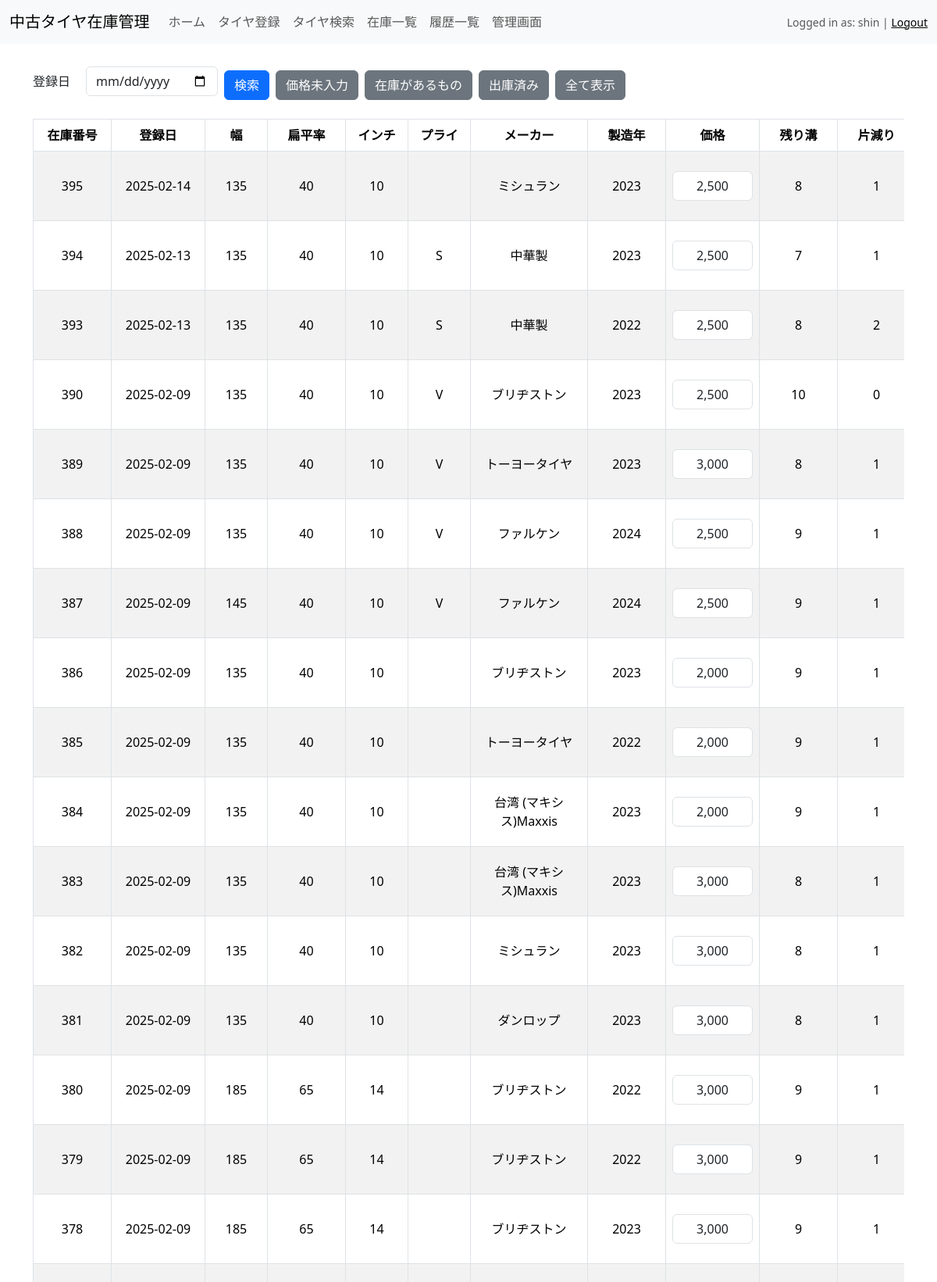
Page /inventory_list (signed in, upper part) on the committed database.
### models.py (models this page shows, shortened)
class User(UserMixin, db.Model):
    id = db.Column(db.Integer, primary_key=True)
    username = db.Column(db.String(150), unique=True, nullable=False)
    password_hash = db.Column(db.String(150), nullable=False)
    role_id = db.Column(db.Integer, db.ForeignKey('roles.id'))
    role = db.relationship('Role', backref=db.backref('users', lazy=True))
    def has_role(self, role_name):
        return self.role and self.role.name == role_name

class InputPage(db.Model):
    __tablename__ = 'input_page'  # テーブル名を明示的に指定
    id = db.Column(db.Integer, primary_key=True)
    registration_date = db.Column(db.DateTime, nullable=False, default=lambda: datetime.now(JST).replace(microsecond=0))
    width = db.Column(db.Integer, db.ForeignKey('width.id'), nullable=False)
    aspect_ratio = db.Column(db.Integer, db.ForeignKey('aspect_ratio.id'), nullable=False)
    inch = db.Column(db.Integer, db.ForeignKey('inch.id'), nullable=False)
    other_details = db.Column(db.String)
    manufacturing_year = db.Column(db.Integer)
    manufacturer = db.Column(db.Integer, db.ForeignKey('manufacturer.id'), nullable=False)
    tread_depth = db.Column(db.Integer)
    uneven_wear = db.Column(db.Integer)
    ply_rating = db.Column(db.Integer, db.ForeignKey('ply_rating.id'), nullable=False)
    price = db.Column(db.Float, nullable=True)  # nullable=Trueに変更
    is_dispatched = db.Column(db.Boolean, default=False, nullable=False)
    width_ref = db.relationship('Width', backref='input_pages', lazy=True)
    aspect_ratio_ref = db.relationship('AspectRatio', backref='input_pages', lazy=True)
    inch_ref = db.relationship('Inch', backref='input_pages', lazy=True)
    manufacturer_ref = db.relationship('Manufacturer', backref='input_pages', lazy=True)
    ply_rating_ref = db.relationship('PlyRating', backref='input_pages', lazy=True)  # 新たに追加

class Width(db.Model):
    id = db.Column(db.Integer, primary_key=True)
    value = db.Column(db.Integer, nullable=False)

class AspectRatio(db.Model):
    id = db.Column(db.Integer, primary_key=True)
    value = db.Column(db.Integer, nullable=False)

class Inch(db.Model):
    id = db.Column(db.Integer, primary_key=True)
    value = db.Column(db.Integer, nullable=False)

class Manufacturer(db.Model):
    id = db.Column(db.Integer, primary_key=True)
    name = db.Column(db.String, nullable=False)

class PlyRating(db.Model):
    __tablename__ = 'ply_rating'  # テーブル名を明示的に指定
    id = db.Column(db.Integer, primary_key=True)
    value = db.Column(db.String, nullable=False)
    is_custom = db.Column(db.Integer, nullable=False)
    added_date = db.Column(db.Date, nullable=False)

### app.py (the view, shortened to what this page needs)
@app.route('/inventory_list', methods=['GET', 'POST'])
def inventory_list():
    form = SearchForm()
    edit_forms = {}
    query = InputPage.query.order_by(InputPage.id.desc())
    query = query.filter(InputPage.is_dispatched == False)
    tires = query.all()
    for tire in tires:
        if not isinstance(tire.registration_date, datetime):
            try:
                tire.registration_date = datetime.strptime(tire.registration_date, '%Y-%m-%d %H:%M:%S')
            except (ValueError, TypeError):
                print(f"🚨 `registration_date` の変換失敗: {tire.registration_date}")
    return render_template('inventory_list.html', form=form, tires=tires)

### forms.py
class SearchForm(FlaskForm):
    width = SelectField('幅', coerce=int, validators=[Optional()])
    aspect_ratio = SelectField('扁平率', coerce=int, validators=[Optional()])
    inch = SelectField('インチ', coerce=int, validators=[Optional()])
    ply_rating = SelectField('プライ', coerce=int, validators=[Optional()])  # ply_rating フィールド
    registration_date = DateField('登録日', format='%Y-%m-%d', validators=[Optional()])  # 日付フィールド追加
    submit = SubmitField('検索')
    def __init__(self, *args, **kwargs):
        super().__init__(*args, **kwargs)
        self.width.choices = [(0, f"{self.width.label.text}")] + [(w.id, w.value) for w in Width.query.all()]
        self.width.default = 0  # 初期値を指定
        self.aspect_ratio.choices = [(0, f"{self.aspect_ratio.label.text}")] + [(ar.id, ar.value) for ar in AspectRatio.query.all()]
        self.aspect_ratio.default = 0  # 初期値を指定
        self.inch.choices = [(0, f"{self.inch.label.text}")] + [(i.id, i.value) for i in Inch.query.all()]
        self.inch.default = 0  # 初期値を指定
        self.ply_rating.choices = [(0, f"{self.ply_rating.label.text}")] + [(p.id, p.value) for p in PlyRating.query.all()]
        self.ply_rating.default = 0  # 初期値を指定

### app.py (called while the page is built)
@login_manager.user_loader
def load_user(user_id):
    return User.query.get(int(user_id))

@app.context_processor
def inject_user():
    from flask_login import current_user
    return dict(user=current_user)

@app.template_filter('currency')
def format_currency(value):
    if value is None:
        return ""  # 値がない場合は空文字を返す
    try:
        return "{:,.0f}".format(value)
    except ValueError:
        return value  # フォーマットに失敗した場合は元の値を返す

### templates/inventory_list.html (shortened to what this page needs)
{% extends "base.html" %}
{% block content %}
<div class="container my-4">
    <form method="POST" class="mb-4">
        <div class="d-flex flex-wrap align-items-center gap-2">
            <div class="d-flex align-items-center nowrap">
                <label class="mr-2 mb-0">{{ form.registration_date.label }}</label>
                {{ form.registration_date(class="form-control", size=10) }}
            </div>
            <button type="submit" name="search" class="btn btn-primary">検索</button>
            <button type="submit" name="filter_unpriced" class="btn btn-secondary">価格未入力</button>
            <button type="submit" name="filter_in_stock" class="btn btn-secondary">在庫があるもの</button>
            <button type="submit" name="filter_dispatched" class="btn btn-secondary">出庫済み</button>
            <button type="submit" name="reset" class="btn btn-secondary">全て表示</button>
        </div>
    </form>
    <div class="table-responsive">
        <form method="POST">
            <table class="table table-bordered table-striped table-hover">
                <thead class="thead-light">
                    <tr>
                        <th style="min-width: 100px;">在庫番号</th>
                        <th style="min-width: 120px;">登録日</th>
                        <th style="min-width: 80px;">幅</th>
                        <th style="min-width: 100px;">扁平率</th>
                        <th style="min-width: 80px;">インチ</th>
                        <th style="min-width: 80px;">プライ</th>
                        <th style="min-width: 150px;">メーカー</th>
                        <th style="min-width: 100px;">製造年</th>
                        <th style="min-width: 120px;">価格</th>
                        <th style="min-width: 100px;">残り溝</th>
                        <th style="min-width: 100px;">片減り</th>
                    </tr>
                </thead>
                <tbody>
                    {% for tire in tires %}
                    <tr>
                        <td>{{ tire.id }}</td>
                        <td>{{ tire.registration_date.strftime('%Y-%m-%d') if tire.registration_date else 'N/A' }}</td>
                        <td>{{ tire.width_ref.value }}</td>
                        <td>{{ tire.aspect_ratio_ref.value }}</td>
                        <td>{{ tire.inch_ref.value }}</td>
                        <td>{{ tire.ply_rating_ref.value }}</td>
                        <td>{{ tire.manufacturer_ref.name }}</td>
                        <td>{{ tire.manufacturing_year }}</td>
                        <td>
                            <input type="text" name="price_{{ tire.id }}" value="{{ tire.price|int|currency }}" class="form-control" size="10">
                        </td>
                        <td>{{ tire.tread_depth }}</td>
                        <td>{{ tire.uneven_wear }}</td>
                    </tr>
                    {% endfor %}
                </tbody>
            </table>
        </form>
    </div>
</div>
{% endblock %}

### templates/base.html (shortened to what this page needs)
<!DOCTYPE html>
<html lang="ja">
<head>
    <link rel="stylesheet" href="{{ url_for('static', filename='css/style.css') }}">
    <link href="https://cdn.jsdelivr.net/npm/bootstrap@5.3.3/dist/css/bootstrap.min.css" rel="stylesheet">
</head>
<body>
    <header>
    <nav class="navbar navbar-expand-lg navbar-light bg-light">
        <div class="container-fluid">
            <a class="navbar-brand" href="{{ url_for('index') }}">中古タイヤ在庫管理</a>
            <div class="collapse navbar-collapse" id="navbarNav">
                <ul class="navbar-nav">
                    <li class="nav-item">
                        <a class="nav-link" href="{{ url_for('index') }}">ホーム</a>
                    </li>
                    <li class="nav-item">
                        <a class="nav-link" href="{{ url_for('input_page') }}">タイヤ登録</a>
                    </li>
                    <li class="nav-item">
                        <a class="nav-link" href="{{ url_for('search_page') }}">タイヤ検索</a>
                    </li>
                    <li class="nav-item">
                        <a class="nav-link" href="{{ url_for('inventory_list') }}">在庫一覧</a>
                    </li>
                    <li class="nav-item">
                        <a class="nav-link" href="{{ url_for('history_page') }}">履歴一覧</a>
                    </li>
                    {% if user.is_authenticated and user.has_role('admin') %}
                        <li class="nav-item">
                            <a class="nav-link" href="{{ url_for('admin.manage') }}">管理画面</a>
                        </li>
                    {% endif %}
                </ul>
                {% if user.is_authenticated %}
                    <span class="navbar-text ms-auto small">
                        Logged in as: {{ user.username }} | <a href="{{ url_for('logout') }}">Logout</a>
                    </span>
                {% endif %}
            </div>
        </div>
    </nav>
</header>
    <main>
        {% block content %}
        {% endblock %}
    </main>
</body>
</html>

### static/css/style.css (style rules this page uses)
* { box-sizing: border-box; }
.navbar { background-color: #f8f9fa; }
.navbar-text { color: #343a40; }
input { min-width: 35px; }
body { background-color: #f8f9fa; }
form { background-color: #fff; }
.btn { padding: 10px 20px; margin-top: 10px; background-color: #007bff; color: #fff; border: none; cursor: pointer; border-radius: 5px; }
.d-flex.flex-wrap.gap-2 { gap: 10px; }
.d-flex.align-items-center label { margin-right: 5px; }
.nowrap label { white-space: nowrap; }
.d-flex.align-items-center label { margin-right: 10px; }
.table td, .table th { text-align: center; vertical-align: middle; }
.table input { text-align: center; }
.btn { font-size: 1rem; padding: 0.75rem 1.5rem; border: none; border-radius: 5px; transition: background-color 0.3s ease, transform 0.1s ease; }
.btn-primary { background-color: #007bff; color: #fff; }
.btn-secondary { background-color: #6c757d; color: #fff; }

### rows in the picture
User: username "shin"
InputPage: id "395", registration_date "2025-02-14", width_ref.value "135", aspect_ratio_ref.value "40", inch_ref.value "10", manufacturer_ref.name "ミシュラン", manufacturing_year "2023", price "2,500", tread_depth "8", uneven_wear "1"
InputPage: id "394", registration_date "2025-02-13", width_ref.value "135", aspect_ratio_ref.value "40", inch_ref.value "10", ply_rating_ref.value "S", manufacturer_ref.name "中華製", manufacturing_year "2023", price "2,500", tread_depth "7", uneven_wear "1"
InputPage: id "393", registration_date "2025-02-13", width_ref.value "135", aspect_ratio_ref.value "40", inch_ref.value "10", ply_rating_ref.value "S", manufacturer_ref.name "中華製", manufacturing_year "2022", price "2,500", tread_depth "8", uneven_wear "2"
InputPage: id "390", registration_date "2025-02-09", width_ref.value "135", aspect_ratio_ref.value "40", inch_ref.value "10", ply_rating_ref.value "V", manufacturer_ref.name "ブリヂストン", manufacturing_year "2023", price "2,500", tread_depth "10", uneven_wear "0"
InputPage: id "389", registration_date "2025-02-09", width_ref.value "135", aspect_ratio_ref.value "40", inch_ref.value "10", ply_rating_ref.value "V", manufacturer_ref.name "トーヨータイヤ", manufacturing_year "2023", price "3,000", tread_depth "8", uneven_wear "1"
InputPage: id "388", registration_date "2025-02-09", width_ref.value "135", aspect_ratio_ref.value "40", inch_ref.value "10", ply_rating_ref.value "V", manufacturer_ref.name "ファルケン", manufacturing_year "2024", price "2,500", tread_depth "9", uneven_wear "1"
InputPage: id "387", registration_date "2025-02-09", width_ref.value "145", aspect_ratio_ref.value "40", inch_ref.value "10", ply_rating_ref.value "V", manufacturer_ref.name "ファルケン", manufacturing_year "2024", price "2,500", tread_depth "9", uneven_wear "1"
InputPage: id "386", registration_date "2025-02-09", width_ref.value "135", aspect_ratio_ref.value "40", inch_ref.value "10", manufacturer_ref.name "ブリヂストン", manufacturing_year "2023", price "2,000", tread_depth "9", uneven_wear "1"
InputPage: id "385", registration_date "2025-02-09", width_ref.value "135", aspect_ratio_ref.value "40", inch_ref.value "10", manufacturer_ref.name "トーヨータイヤ", manufacturing_year "2022", price "2,000", tread_depth "9", uneven_wear "1"
InputPage: id "384", registration_date "2025-02-09", width_ref.value "135", aspect_ratio_ref.value "40", inch_ref.value "10", manufacturer_ref.name "台湾 (マキシス)Maxxis", manufacturing_year "2023", price "2,000", tread_depth "9", uneven_wear "1"
InputPage: id "383", registration_date "2025-02-09", width_ref.value "135", aspect_ratio_ref.value "40", inch_ref.value "10", manufacturer_ref.name "台湾 (マキシス)Maxxis", manufacturing_year "2023", price "3,000", tread_depth "8", uneven_wear "1"
InputPage: id "382", registration_date "2025-02-09", width_ref.value "135", aspect_ratio_ref.value "40", inch_ref.value "10", manufacturer_ref.name "ミシュラン", manufacturing_year "2023", price "3,000", tread_depth "8", uneven_wear "1"
InputPage: id "381", registration_date "2025-02-09", width_ref.value "135", aspect_ratio_ref.value "40", inch_ref.value "10", manufacturer_ref.name "ダンロップ", manufacturing_year "2023", price "3,000", tread_depth "8", uneven_wear "1"
InputPage: id "380", registration_date "2025-02-09", width_ref.value "185", aspect_ratio_ref.value "65", inch_ref.value "14", manufacturer_ref.name "ブリヂストン", manufacturing_year "2022", price "3,000", tread_depth "9", uneven_wear "1"
InputPage: id "379", registration_date "2025-02-09", width_ref.value "185", aspect_ratio_ref.value "65", inch_ref.value "14", manufacturer_ref.name "ブリヂストン", manufacturing_year "2022", price "3,000", tread_depth "9", uneven_wear "1"
InputPage: id "378", registration_date "2025-02-09", width_ref.value "185", aspect_ratio_ref.value "65", inch_ref.value "14", manufacturer_ref.name "ブリヂストン", manufacturing_year "2023", price "3,000", tread_depth "9", uneven_wear "1"
